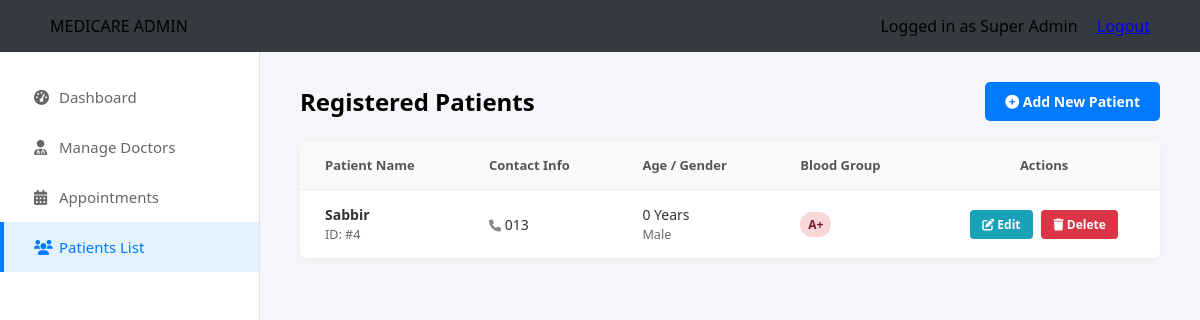
Screenshot of /php/admin_patients.php (signed in) with the database file from the repository.
### tables this page shows
CREATE TABLE `users` (
  `id` int(11) NOT NULL,
  `full_name` varchar(100) DEFAULT NULL,
  `phone` varchar(20) NOT NULL,
  `password` varchar(255) NOT NULL,
  `blood_group` varchar(10) DEFAULT NULL,
  `gender` varchar(10) DEFAULT NULL,
  `dob` date DEFAULT NULL,
  `medical_history` text DEFAULT NULL,
  `role` enum('user','admin') DEFAULT 'user',
  `created_at` timestamp NOT NULL DEFAULT current_timestamp()
);

### php/admin_patients.php (the view, shortened to what this page needs)
<?php
include 'db_connect.php';
function getAge($dob) {
    $bday = new DateTime($dob);
    $today = new DateTime('today');
    return $bday->diff($today)->y . " Years";
}
?>
<!DOCTYPE html>
<html>
<head>
     <link rel="stylesheet" href="../css/admin_patients.css">
      <link rel="stylesheet" href="../css/global.css">
    <link rel="stylesheet" href="https://cdnjs.cloudflare.com/ajax/libs/font-awesome/6.0.0/css/all.min.css">
</head>
<body>
    <div class="navbar navbar-admin">
        <div class="brand">MEDICARE ADMIN</div>
        <div class="user-menu">
            <span class="admin-status-text">Logged in as Super Admin</span>
            <a href="logout.php" class="logout-link">Logout</a>
        </div>
    </div>
    <div class="dashboard-container">
        <div class="sidebar">
            <a href="admin_dashboard.php"><i class="fa fa-tachometer-alt"></i> Dashboard</a>
            <a href="manage_doctors.php"><i class="fa fa-user-md"></i> Manage Doctors</a>
            <a href="admin_appointments.php"><i class="fa fa-calendar-alt"></i> Appointments</a>
            <a href="admin_patients.php" class="active"><i class="fa fa-users"></i> Patients List</a>
        </div>
        <div class="main-content">
            <div class="header-flex">
                <h2 style="margin:0;">Registered Patients</h2>
                <a href="admin_patient_form.php" class="btn-add-new">
                    <i class="fa fa-plus-circle"></i> Add New Patient
                </a>
            </div>
            <div class="table-container">
                <table>
                    <thead>
                        <tr>
                            <th>Patient Name</th>
                            <th>Contact Info</th>
                            <th>Age / Gender</th>
                            <th>Blood Group</th>
                            <th style="text-align:center;">Actions</th>
                        </tr>
                    </thead>
                    <tbody>
                        <?php
                        $sql = "SELECT * FROM users WHERE role='user' ORDER BY id DESC";
                        $result = mysqli_query($conn, $sql);
                        if (mysqli_num_rows($result) > 0) {
                            while ($row = mysqli_fetch_assoc($result)) {
                                $age = getAge($row['dob']);
                                echo "<tr>";
                                echo "<td>
                                        <strong>{$row['full_name']}</strong><br>
                                        <small class='text-muted'>ID: #{$row['id']}</small>
                                      </td>";
                                echo "<td><i class='fa fa-phone' style='font-size:12px; color:#888;'></i> {$row['phone']}</td>";
                                echo "<td>$age <br> <small class='text-muted'>{$row['gender']}</small></td>";
                                echo "<td>";
                                if(!empty($row['blood_group'])) {
                                    echo "<span class='badge-blood'>{$row['blood_group']}</span>";
                                } else {
                                    echo "<span class='text-muted'>-</span>";
                                }
                                echo "</td>";
                                echo "<td style='text-align:center;'>
                                        <a href='admin_patient_form.php?id={$row['id']}' class='btn-action btn-edit'>
                                            <i class='fa fa-edit'></i> Edit
                                        </a>
                                        <a href='admin_patients.php?delete_id={$row['id']}'
                                           onclick='return confirm(\"Permanently delete this patient?\")'
                                           class='btn-action btn-delete'>
                                           <i class='fa fa-trash'></i> Delete
                                        </a>
                                      </td>";
                                echo "</tr>";
                            }
                        } else {
                            echo "<tr><td colspan='5' class='empty-table-msg'>No patients found. Click 'Add New' to create one.</td></tr>";
                        }
                        ?>
                    </tbody>
                </table>
            </div>
        </div>
    </div>
</body>
</html>

### css/admin_patients.css (style rules this page uses)
.dashboard-container { display: flex; height: calc(100vh - 60px); }
.sidebar { width: 260px; background: white; border-right: 1px solid #e1e1e1; padding-top: 20px; flex-shrink: 0; }
.sidebar a { display: flex; align-items: center; padding: 15px 30px; color: #666; text-decoration: none; font-size: 15px; border-left: 4px solid transparent; }
.sidebar a.active { background-color: #e3f2fd; color: #007bff; border-left: 4px solid #007bff; font-weight: 500; }
.sidebar i { width: 25px; }
.main-content { flex: 1; padding: 30px 40px; background-color: #f4f6f9; overflow-y: auto; }
.header-flex { display: flex; justify-content: space-between; align-items: center; margin-bottom: 20px; }
.table-container { background: white; border-radius: 8px; box-shadow: 0 2px 10px rgba(0,0,0,0.03); overflow-x: auto; }
table { width: 100%; border-collapse: collapse; min-width: 600px; }
th { background: #fafafa; text-align: left; padding: 15px 25px; font-size: 13px; color: #555; border-bottom: 1px solid #eee; }
td { padding: 15px 25px; font-size: 14px; color: #333; border-bottom: 1px solid #eee; }
.btn-add-new { background-color: #007bff; color: white; padding: 10px 20px; text-decoration: none; border-radius: 5px; font-weight: bold; font-size: 14px; }
.btn-action { display: inline-block; padding: 6px 12px; border-radius: 4px; text-decoration: none; font-size: 12px; font-weight: bold; color: white; border: none; cursor: pointer; }
.btn-edit { background-color: #17a2b8; margin-right: 5px; }
.btn-delete { background-color: #dc3545; }
.badge-blood { background-color: #f8d7da; color: #721c24; padding: 4px 8px; border-radius: 12px; font-weight: bold; font-size: 12px; display: inline-block; }

### css/global.css (style rules this page uses)
* { box-sizing: border-box; }
body { margin: 0; font-family: 'Segoe UI', Tahoma, Geneva, Verdana, sans-serif; background-color: #f8f9fa; }
.navbar { background-color: #007bff; padding: 15px 50px; display: flex; justify-content: space-between; align-items: center; }
.navbar-admin { background-color: #343a40 !important; }
.logout-link { margin-left: 15px; }
.text-muted { color: #666; font-size: 0.9em; }

### rows the page displays
users: full_name "Sabbir", id "4", phone "013", dob "0 Years", gender "Male", blood_group "A+"
